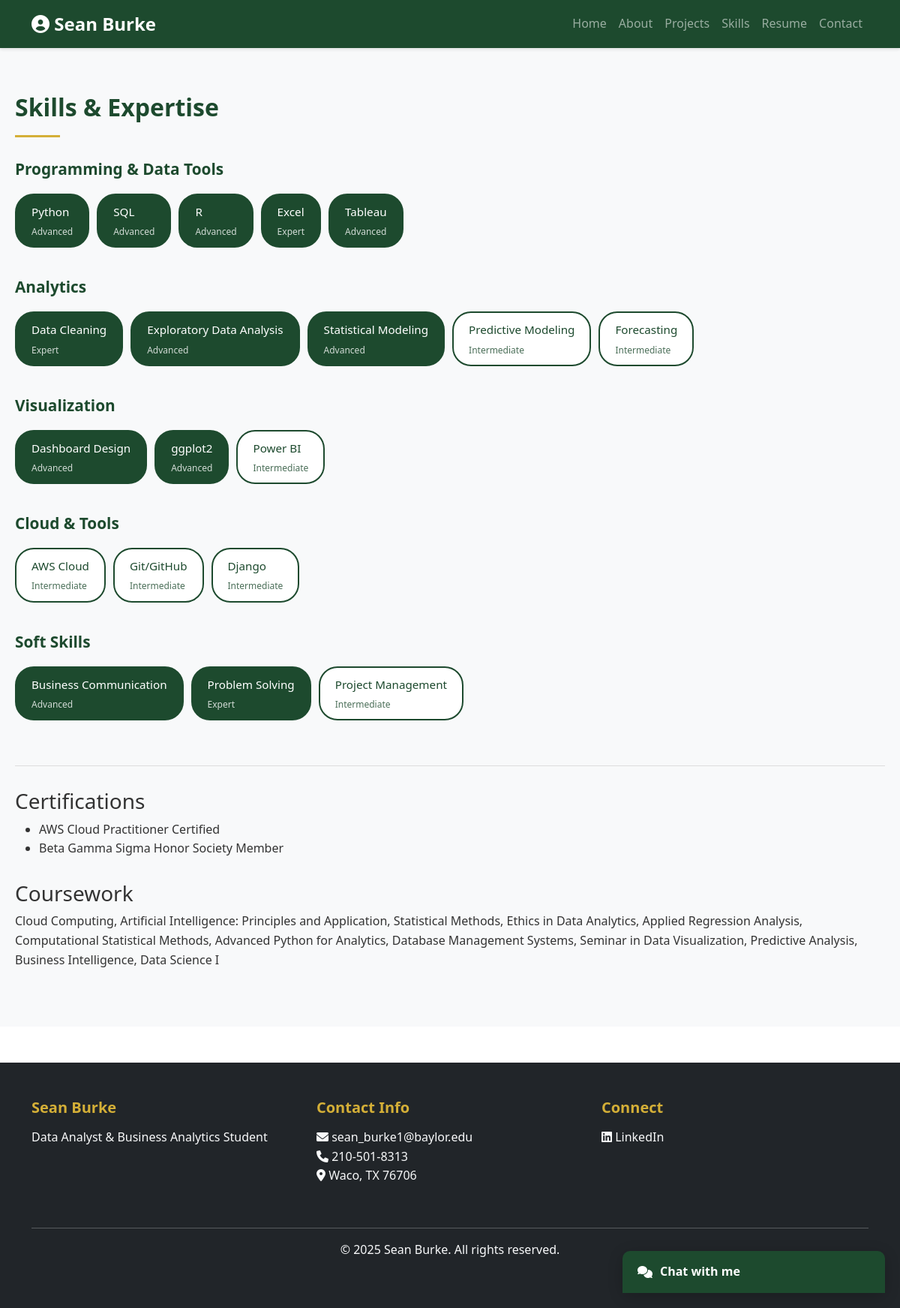
Screenshot of /skills/ with the database file from the repository.
### portfolio/models.py (models this page shows, shortened)
class Skill(models.Model):
    name = models.CharField(max_length=100)
    category = models.CharField(max_length=100)
    proficiency = models.CharField(
        max_length=50,
        choices=[('Beginner', 'Beginner'), ('Intermediate', 'Intermediate'), ('Advanced', 'Advanced'), ('Expert', 'Expert')]
    )

### portfolio/views.py (the view)
# urls.py: path('skills/', views.skills, name='skills'),
def skills(request):
    skills = Skill.objects.all()
    skills_by_category = {}
    for skill in skills:
        if skill.category not in skills_by_category:
            skills_by_category[skill.category] = []
        skills_by_category[skill.category].append(skill)
    context = {
        'portfolio_info': PORTFOLIO_INFO,
        'skills': skills,
        'skills_by_category': skills_by_category,
    }
    return render(request, 'portfolio/skills.html', context)

### templates/portfolio/skills.html (shortened to what this page needs)
{% extends 'portfolio/base.html' %}
{% block content %}
<div class="skills-section">
    <div class="skills-container">
        <h2 class="section-title">Skills & Expertise</h2>
        {% if skills_by_category %}
        {% for category, skill_list in skills_by_category.items %}
        <div class="skill-category">
            <h3>{{ category }}</h3>
            <div class="skill-tags">
                {% for skill in skill_list %}
                <div
                    class="skill-tag {% if skill.proficiency == 'Advanced' or skill.proficiency == 'Expert' %}advanced{% endif %}">
                    <div>{{ skill.name }}</div>
                    <div class="skill-proficiency">{{ skill.proficiency }}</div>
                </div>
                {% endfor %}
            </div>
        </div>
        {% endfor %}
        {% endif %}
        <div style="margin-top: 60px; padding-top: 30px; border-top: 1px solid #ddd;">
            <h3>Certifications</h3>
            <ul>
                <li>AWS Cloud Practitioner Certified</li>
                <li>Beta Gamma Sigma Honor Society Member</li>
            </ul>
            <h3 style="margin-top: 30px;">Coursework</h3>
            <p>
                Cloud Computing, Artificial Intelligence: Principles and Application, Statistical Methods,
                Ethics in Data Analytics, Applied Regression Analysis, Computational Statistical Methods,
                Advanced Python for Analytics, Database Management Systems, Seminar in Data Visualization,
                Predictive Analysis, Business Intelligence, Data Science I
            </p>
        </div>
    </div>
</div>
{% endblock %}

### static/css/style.css (style rules this page uses)
:root { --primary-green: #1d4a2e; --light-green: #2d5f3f; --accent-gold: #d4af37; --text-dark: #333; --text-light: #666; --border-color: #ddd; }
* { margin: 0; padding: 0; box-sizing: border-box; }
body { font-family: 'Segoe UI', Tahoma, Geneva, Verdana, sans-serif; color: var(--text-dark); line-height: 1.6; }
.about-section h2, .section-title { color: var(--primary-green); font-weight: bold; margin-bottom: 30px; position: relative; padding-bottom: 20px; }
.about-section h2::after, .section-title::after { content: ''; position: absolute; bottom: 0; left: 0; width: 60px; height: 3px; background-color: var(--accent-gold); }
.skills-section { background-color: #f8f9fa; padding: 60px 20px; }
.skills-container { max-width: 1200px; margin: 0 auto; }
.skill-category { margin-bottom: 40px; }
.skill-category h3 { color: var(--primary-green); font-weight: bold; margin-bottom: 20px; font-size: 1.3rem; }
.skill-tags { display: flex; flex-wrap: wrap; gap: 10px; }
.skill-tag { display: inline-block; background-color: white; border: 2px solid var(--primary-green); color: var(--primary-green); padding: 10px 20px; border-radius: 25px; font-size: 0.95rem; transition: all 0.3s ease; }
.skill-tag:hover, .skill-tag.advanced { background-color: var(--primary-green); color: white; }
.skill-proficiency { font-size: 0.75rem; margin-top: 5px; opacity: 0.8; }

### rows the page displays
Skill: category "Programming & Data Tools", name "Python", proficiency "Advanced"
Skill: name "SQL", proficiency "Advanced"
Skill: name "R", proficiency "Advanced"
Skill: name "Excel", proficiency "Expert"
Skill: name "Tableau", proficiency "Advanced"
Skill: category "Analytics", name "Data Cleaning", proficiency "Expert"
Skill: name "Exploratory Data Analysis", proficiency "Advanced"
Skill: name "Statistical Modeling", proficiency "Advanced"
Skill: name "Predictive Modeling", proficiency "Intermediate"
Skill: name "Forecasting", proficiency "Intermediate"
Skill: category "Visualization", name "Dashboard Design", proficiency "Advanced"
Skill: name "ggplot2", proficiency "Advanced"
Skill: name "Power BI", proficiency "Intermediate"
Skill: category "Cloud & Tools", name "AWS Cloud", proficiency "Intermediate"
Skill: name "Git/GitHub", proficiency "Intermediate"
Skill: name "Django", proficiency "Intermediate"
Skill: category "Soft Skills", name "Business Communication", proficiency "Advanced"
Skill: name "Problem Solving", proficiency "Expert"
Skill: name "Project Management", proficiency "Intermediate"

### other values shown
{{ portfolio_info.email }} "sean_burke1@baylor.edu"
{{ portfolio_info.phone }} "210-501-8313"
{{ portfolio_info.location }} "Waco, TX 76706"
